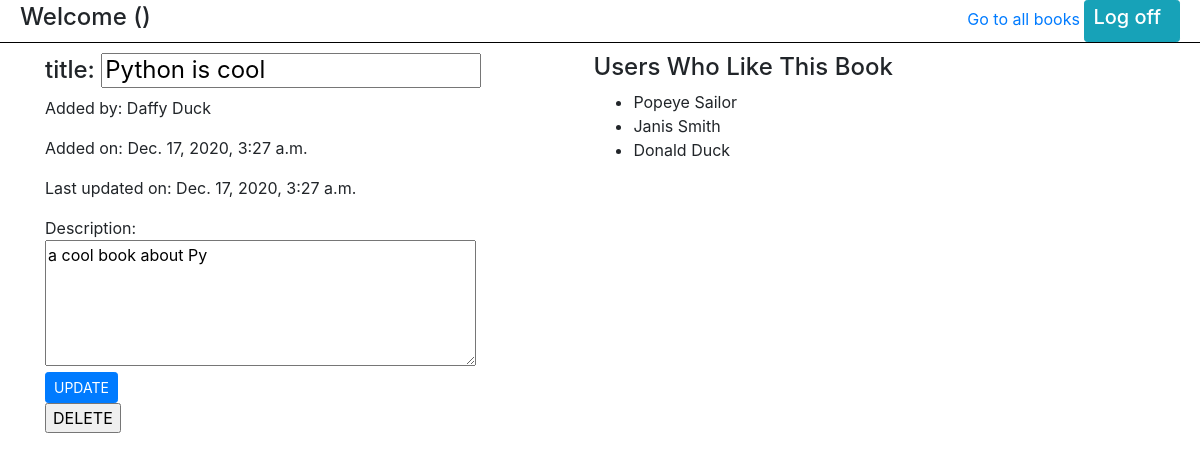
The app's page /edit_book_page/3 with its own data.
### app_fav_books/models.py (models this page shows)
class Book(models.Model):
  title = models.CharField(max_length=80)
  description = models.TextField()
  uploaded_by = models.ForeignKey(User, related_name="books_uploaded", on_delete=CASCADE)
  users_who_like = models.ManyToManyField(User, related_name="liked_books")
  created_at = models.DateTimeField(auto_now_add=True)
  updated_at = models.DateTimeField(auto_now=True)
  objects = BookManager()

class User(models.Model):
  first_name = models.CharField(max_length=80)
  last_name = models.CharField(max_length=80)
  email = models.CharField(max_length=80)
  password = models.CharField(max_length=255)
  created_at = models.DateTimeField(auto_now_add=True)
  updated_at = models.DateTimeField(auto_now=True)
  objects = UserManager()

### app_fav_books/views.py (the view)
# urls.py: path('edit_book_page/<int:book_id>', views.edit_book_page),
def edit_book_page(request, book_id):
  print('--- edit_book_page html ---')
  print('book_id->',book_id)
  context = {
    'this_book' : Book.objects.get(id=book_id),
    'this_book_liked_by' : Book.objects.get(id=book_id).users_who_like.all()
  }
  return render(request, 'edit_book_page.html', context)

### app_fav_books/templates/edit_book_page.html (shortened to what this page needs)
<!DOCTYPE html>
<html lang="en">
  <head>
    <link
      rel="stylesheet"
      href="https://cdn.jsdelivr.net/npm/bootstrap@4.5.3/dist/css/bootstrap.min.css"
    />
  </head>
  <body>
    <header>
      <h4>
        Welcome {{request.session.user_first_name}}
        ({{request.session.user_id}})
      </h4>
      <div class="right_top">
        <a href="/books">Go to all books</a>
        <a href="/logout" class="btn btn-info btn-sm"><h5>Log off</h5></a>
      </div>
    </header>
    <div class="container">
      <div class="left">
        <form action="/update" method="post">
          <h4>
            title:
            <input type="text" name="title" value="{{this_book.title}}" /><br />
          </h4>
          <p>
            Added by:
            {{this_book.uploaded_by.first_name}}&nbsp;{{this_book.uploaded_by.last_name}}
          </p>
          <p>Added on: {{this_book.created_at}}</p>
          <p>Last updated on: {{this_book.updated_at}}</p>
          Description:<br />
          <textarea name="description" cols="40" rows="5">
{{this_book.description}}</textarea
          ><br />
          <input class="btn btn-primary btn-sm" type="submit" value="UPDATE" />
        </form>
        <form action="/delete" method="POST">
          <input type="submit" value="DELETE" />
        </form>
      </div>
      <div class="right">
        <h4>Users Who Like This Book</h4>
        <ul>
          {% for user in this_book_liked_by %}
          <li>{{ user.first_name}}&nbsp;{{user.last_name}}</li>
          {% endfor %}
        </ul>
      </div>
    </div>
  </body>
</html>

### app_fav_books/templates/edit_book_page.html (style rules this page uses)
header { display: flex; align-items: center; justify-content: space-between; padding: 0 20px; border-bottom: 1px solid black; margin-bottom: 10px; }
h1, h2, h5 { display: inline-block; margin-right: 10px; }
.left, .right { display: inline-block; vertical-align: top; min-width: 49%; }

### records on screen
Book: title "Python is cool", uploaded_by.first_name "Daffy", uploaded_by.last_name "Duck", created_at "Dec. 17, 2020, 3:27 a.m.", updated_at "Dec. 17, 2020, 3:27 a.m.", description "a cool book about Py"
User: first_name "Popeye", last_name "Sailor"
User: first_name "Janis", last_name "Smith"
User: first_name "Donald", last_name "Duck"
